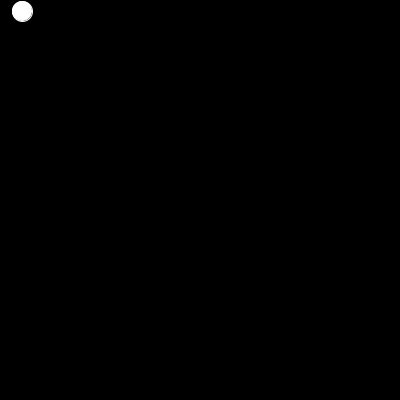
Frame 1 (no input)
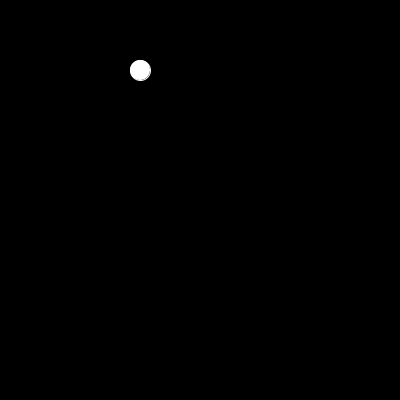
Frame 60 (the mouse pressed at the canvas centre just before this capture)
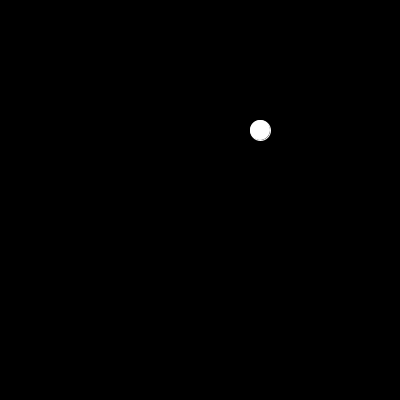
Frame 120 (the mouse held since frame 60 and released just before this capture)

The Processing sketch that drew these frames (run headless with seeded random() and noise(); from frame 60 on, the mouse is pressed at the canvas centre):

// Processing sketch: basicBallMoving
// ── basicBallMoving.pde
//using float so we can have speeds of less than 1
float xPos = 20;
float yPos = 10;
float mySize = 20;
float xSpeed = 2;
float ySpeed = 1;

void setup() {
  size(400, 400);  
  stroke(255);
}

void draw() {
  //clear window by redrawing background first
  background(0);
  //update values each time
  xPos=xPos+xSpeed;
  yPos=yPos+ySpeed;
  //check if it has gone outside of the edges of the 
  //window and mov it to the opposite side if it has
  if (xPos<-mySize) xPos=width+mySize;
  if (xPos>width+mySize) xPos=-mySize;
  if (yPos<-mySize) yPos=width+mySize;
  if (yPos>width+mySize) yPos=-mySize;
  //draw ball
  ellipse(xPos, yPos, mySize, mySize);
}
